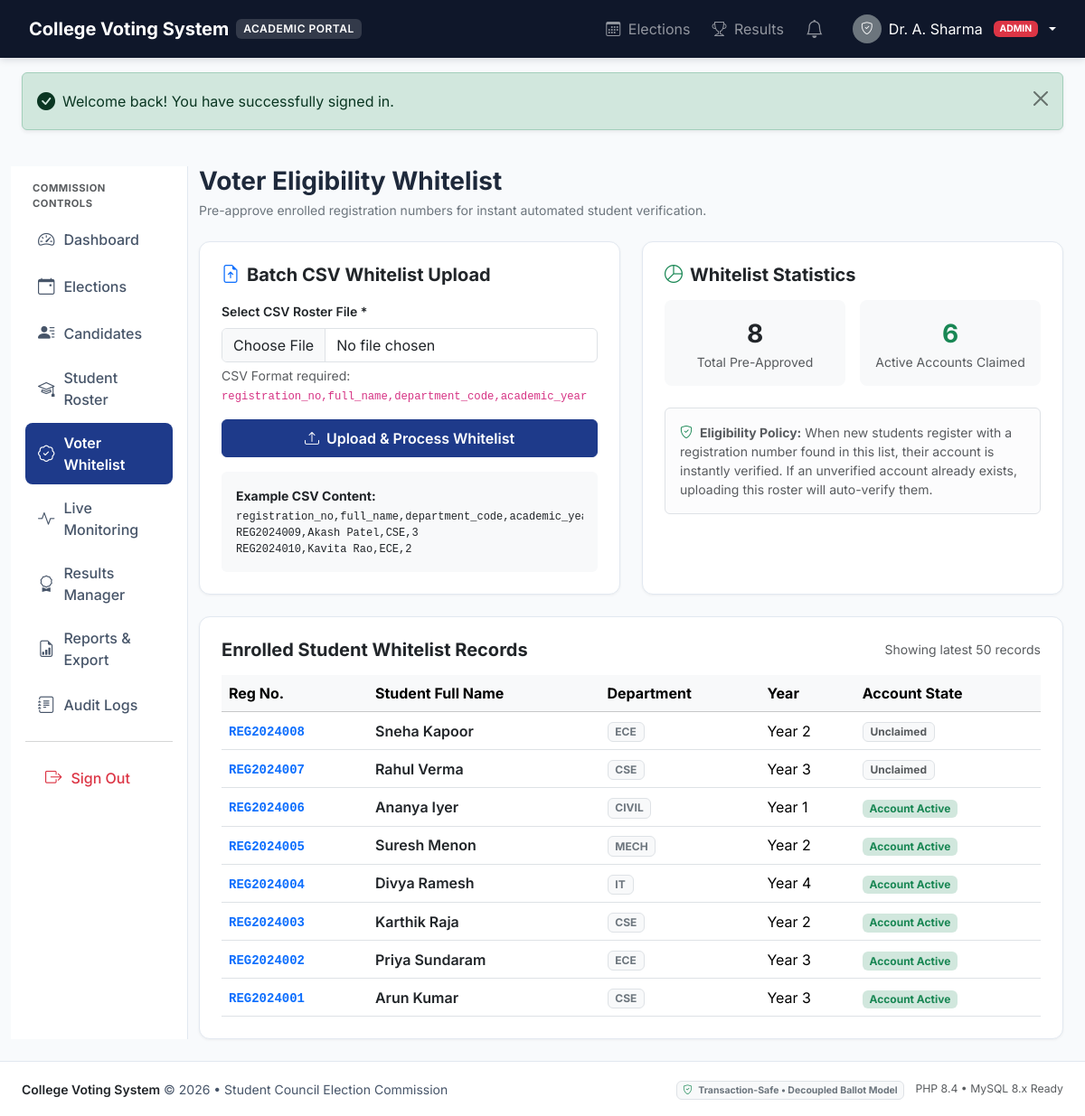
The page /admin/eligibility.php (signed in) on the database its author committed.
### tables this page shows
CREATE TABLE IF NOT EXISTS users (
    id INT AUTO_INCREMENT PRIMARY KEY,
    email VARCHAR(150) NOT NULL UNIQUE,
    password_hash VARCHAR(255) NOT NULL,
    role ENUM('admin', 'student') NOT NULL DEFAULT 'student',
    status ENUM('pending', 'active', 'suspended') NOT NULL DEFAULT 'pending',
    created_at DATETIME NOT NULL DEFAULT CURRENT_TIMESTAMP,
    updated_at DATETIME NOT NULL DEFAULT CURRENT_TIMESTAMP ON UPDATE CURRENT_TIMESTAMP,
    INDEX idx_user_role (role),
    INDEX idx_user_status (status)
);

CREATE TABLE IF NOT EXISTS whitelist_registration_numbers (
    id INT AUTO_INCREMENT PRIMARY KEY,
    registration_no VARCHAR(50) NOT NULL UNIQUE,
    full_name VARCHAR(100) NOT NULL,
    department_code VARCHAR(20) NOT NULL,
    academic_year INT NOT NULL,
    is_registered TINYINT(1) NOT NULL DEFAULT 0,
    created_at DATETIME NOT NULL DEFAULT CURRENT_TIMESTAMP
);

### app/includes/functions.php (called while the page is built, shortened)
<?php
function e(?string $value): string {
    return htmlspecialchars((string)($value ?? ''), ENT_QUOTES, 'UTF-8');
}
function get_flash(): ?array {
    if (!empty($_SESSION['flash'])) {
        $flash = $_SESSION['flash'];
        return $flash;
    }
    return null;
}
function base_url(string $path = ''): string {
    $scriptName = $_SERVER['SCRIPT_NAME'] ?? '';
    $base = rtrim(dirname($scriptName), '/\\');
    $trimmedPath = ltrim($path, '/');
    return ($base === '' || $base === '/') ? '/' . $trimmedPath : $base . '/' . $trimmedPath;
}

### app/includes/auth.php (called while the page is built, shortened)
<?php
require_once __DIR__ . '/../config/app.php';
require_once __DIR__ . '/functions.php';
class Auth {
    private static ?array $currentUser = null;
    public static function check(): bool {
        return !empty($_SESSION['user_id']);
    }
    public static function id(): ?int {
        return isset($_SESSION['user_id']) ? (int)$_SESSION['user_id'] : null;
    }
    public static function role(): ?string {
        return $_SESSION['user_role'] ?? null;
    }
    public static function isAdmin(): bool {
        return self::role() === 'admin';
    }
    public static function user(): ?array {
        if (self::$currentUser !== null) {
            return self::$currentUser;
        }
        $userId = self::id();
        $db = Database::getConnection();
        $stmt = $db->prepare("SELECT * FROM users WHERE id = ?");
        $stmt->execute([$userId]);
        $user = $stmt->fetch(PDO::FETCH_ASSOC);
        if ($user['role'] === 'student') {
            $stmtStud = $db->prepare("
                SELECT s.*, d.name AS department_name, d.code AS department_code
                FROM students s
                LEFT JOIN departments d ON s.department_id = d.id
                WHERE s.user_id = ?
            ");
            $stmtStud->execute([$userId]);
            $student = $stmtStud->fetch(PDO::FETCH_ASSOC);
            $user['student'] = $student ?: [];
        } elseif ($user['role'] === 'admin') {
            $stmtAdmin = $db->prepare("SELECT * FROM administrators WHERE user_id = ?");
            $stmtAdmin->execute([$userId]);
            $admin = $stmtAdmin->fetch(PDO::FETCH_ASSOC);
            $user['admin'] = $admin ?: [];
        }
        self::$currentUser = $user;
        return self::$currentUser;
    }
}

### admin/eligibility.php (the view, shortened to what this page needs)
<?php
require_once __DIR__ . '/../app/includes/csrf.php';
require_once __DIR__ . '/../app/includes/functions.php';
$db = Database::getConnection();
$currentUser = Auth::user();
$stmtWhitelist = $db->query("SELECT * FROM whitelist_registration_numbers ORDER BY id DESC LIMIT 50");
$whitelistItems = $stmtWhitelist->fetchAll(PDO::FETCH_ASSOC);
$totalWhitelisted = (int)($db->query("SELECT COUNT(*) AS cnt FROM whitelist_registration_numbers")->fetch(PDO::FETCH_ASSOC)['cnt'] ?? 0);
$totalRegisteredFromWhitelist = (int)($db->query("SELECT COUNT(*) AS cnt FROM whitelist_registration_numbers WHERE is_registered = 1")->fetch(PDO::FETCH_ASSOC)['cnt'] ?? 0);
require_once __DIR__ . '/../app/includes/header.php';
?>
<div class="container-fluid px-3 px-md-4 py-4">
    <div class="row g-4">
        <?php require_once __DIR__ . '/../app/includes/admin-sidebar.php'; ?>
        <div class="col-lg-9 col-xl-10">
            <div class="d-flex justify-content-between align-items-center mb-4">
                <div>
                    <h1 class="h3 fw-bold mb-1">Voter Eligibility Whitelist</h1>
                    <p class="text-secondary small mb-0">Pre-approve enrolled registration numbers for instant automated student verification.</p>
                </div>
            </div>
            <div class="row g-4 mb-4">
                <div class="col-lg-6">
                    <div class="card card-academic p-4 h-100">
                        <h5 class="fw-bold mb-3 d-flex align-items-center gap-2">
                            <i class="bi bi-file-earmark-arrow-up text-primary"></i> Batch CSV Whitelist Upload
                        </h5>
                        <form method="POST" action="<?= base_url('eligibility.php') ?>" enctype="multipart/form-data">
                            <div class="mb-3">
                                <label for="csv_file" class="form-label small fw-semibold">Select CSV Roster File *</label>
                                <input type="file" class="form-control" id="csv_file" name="csv_file" accept=".csv" required>
                                <div class="form-text small">
                                    CSV Format required: <code>registration_no,full_name,department_code,academic_year</code>
                                </div>
                            </div>
                            <button type="submit" class="btn btn-navy w-100 py-2 fw-semibold">
                                <i class="bi bi-upload me-1"></i> Upload & Process Whitelist
                            </button>
                        </form>
                        <div class="mt-3 p-3 bg-light rounded-2 small text-muted">
                            <div class="fw-bold text-dark mb-1">Example CSV Content:</div>
                            <pre class="mb-0 text-dark font-monospace" style="font-size: 0.75rem;">registration_no,full_name,department_code,academic_year
REG2024009,Akash Patel,CSE,3
REG2024010,Kavita Rao,ECE,2</pre>
                        </div>
                    </div>
                </div>
                <div class="col-lg-6">
                    <div class="card card-academic p-4 h-100">
                        <h5 class="fw-bold mb-3 d-flex align-items-center gap-2">
                            <i class="bi bi-pie-chart text-success"></i> Whitelist Statistics
                        </h5>
                        <div class="row g-3 mb-4">
                            <div class="col-6">
                                <div class="p-3 bg-light rounded-3 text-center">
                                    <div class="fs-3 fw-bold text-dark"><?= $totalWhitelisted ?></div>
                                    <div class="text-muted small">Total Pre-Approved</div>
                                </div>
                            </div>
                            <div class="col-6">
                                <div class="p-3 bg-light rounded-3 text-center">
                                    <div class="fs-3 fw-bold text-success"><?= $totalRegisteredFromWhitelist ?></div>
                                    <div class="text-muted small">Active Accounts Claimed</div>
                                </div>
                            </div>
                        </div>
                        <div class="alert alert-light border small text-muted mb-0">
                            <i class="bi bi-shield-check text-success me-1"></i>
                            <strong>Eligibility Policy:</strong> When new students register with a registration number found in this list, their account is instantly verified. If an unverified account already exists, uploading this roster will auto-verify them.
                        </div>
                    </div>
                </div>
            </div>
            <div class="card card-academic p-4">
                <div class="d-flex justify-content-between align-items-center mb-3">
                    <h5 class="fw-bold mb-0">Enrolled Student Whitelist Records</h5>
                    <span class="text-muted small">Showing latest 50 records</span>
                </div>
                <div class="table-responsive">
                    <table class="table table-hover align-middle mb-0">
                        <thead class="table-light">
                            <tr>
                                <th>Reg No.</th>
                                <th>Student Full Name</th>
                                <th>Department</th>
                                <th>Year</th>
                                <th>Account State</th>
                            </tr>
                        </thead>
                        <tbody>
                            <?php foreach ($whitelistItems as $item): ?>
                                <tr>
                                    <td><code class="text-primary fw-bold"><?= e($item['registration_no']) ?></code></td>
                                    <td class="fw-semibold text-dark"><?= e($item['full_name']) ?></td>
                                    <td><span class="badge bg-light text-secondary border"><?= e($item['department_code']) ?></span></td>
                                    <td>Year <?= (int)$item['academic_year'] ?></td>
                                    <td>
                                        <?php if ($item['is_registered']): ?>
                                            <span class="badge bg-success-subtle text-success">Account Active</span>
                                        <?php else: ?>
                                            <span class="badge bg-light text-muted border">Unclaimed</span>
                                        <?php endif; ?>
                                    </td>
                                </tr>
                            <?php endforeach; ?>
                        </tbody>
                    </table>
                </div>
            </div>
        </div>
    </div>
</div>
<?php require_once __DIR__ . '/../app/includes/footer.php'; ?>

### app/includes/header.php (shortened to what this page needs)
<?php
require_once __DIR__ . '/auth.php';
require_once __DIR__ . '/functions.php';
$currentUser = Auth::user();
$isLoggedIn = Auth::check();
$isAdmin = Auth::isAdmin();
$flash = get_flash();
?>
<!DOCTYPE html>
<html lang="en">
<head>
    <link href="https://cdn.jsdelivr.net/npm/bootstrap@5.3.3/dist/css/bootstrap.min.css" rel="stylesheet">
    <link href="https://cdn.jsdelivr.net/npm/bootstrap-icons@1.11.3/font/bootstrap-icons.css" rel="stylesheet">
    <link href="<?= base_url('assets/css/style.css') ?>" rel="stylesheet">
</head>
<body>
<nav class="navbar navbar-expand-lg navbar-dark app-navbar py-2 sticky-top">
    <div class="container-fluid px-3 px-md-4">
        <a class="navbar-brand d-flex align-items-center gap-2 fw-bold" href="<?= base_url('index.php') ?>">
            <span>College Voting System</span>
            <span class="navbar-brand-badge d-none d-sm-inline-block">Academic Portal</span>
        </a>
        <div class="collapse navbar-collapse" id="appNav">
            <ul class="navbar-nav ms-auto align-items-center gap-1 gap-lg-2">
                <li class="nav-item">
                    <a class="nav-link" href="<?= base_url('elections.php') ?>"><i class="bi bi-calendar3 me-1"></i> Elections</a>
                </li>
                <li class="nav-item">
                    <a class="nav-link" href="<?= base_url('results.php') ?>"><i class="bi bi-trophy me-1"></i> Results</a>
                </li>
                <?php if ($isLoggedIn): ?>
                    <li class="nav-item">
                        <a class="nav-link position-relative px-2" href="<?= base_url('notifications.php') ?>" title="Notifications">
                            <i class="bi bi-bell fs-5"></i>
                        </a>
                    </li>
                    <li class="nav-item dropdown ms-lg-2">
                        <a class="nav-link dropdown-toggle d-flex align-items-center gap-2 text-white" href="#" role="button" data-bs-toggle="dropdown">
                            <div class="rounded-circle bg-secondary text-white d-flex align-items-center justify-content-center" style="width: 32px; height: 32px; font-size: 0.85rem;">
                                <i class="bi <?= $isAdmin ? 'bi-shield-check' : 'bi-person-fill' ?>"></i>
                            </div>
                            <span class="d-none d-md-inline"><?= e($currentUser['admin']['full_name'] ?? $currentUser['student']['full_name'] ?? $currentUser['email']) ?></span>
                            <span class="badge bg-<?= $isAdmin ? 'danger' : 'primary' ?> text-uppercase ms-1" style="font-size: 0.65rem;">
                                <?= e($currentUser['role']) ?>
                            </span>
                        </a>
                    </li>
                <?php endif; ?>
            </ul>
        </div>
    </div>
</nav>
<?php if ($flash): ?>
    <div class="container-fluid px-3 px-md-4 mt-3">
        <div class="alert alert-<?= e($flash['type']) ?> alert-dismissible fade show shadow-sm" role="alert">
            <div class="d-flex align-items-center gap-2">
                <i class="bi <?= $flash['type'] === 'success' ? 'bi-check-circle-fill' : ($flash['type'] === 'danger' ? 'bi-exclamation-octagon-fill' : 'bi-info-circle-fill') ?> fs-5"></i>
                <div><?= e($flash['message']) ?></div>
            </div>
            <button type="button" class="btn-close" data-bs-dismiss="alert" aria-label="Close"></button>
        </div>
    </div>
<?php endif; ?>

### public/assets/css/style.css (style rules this page uses)
:root { --primary-navy: #1e3a8a; --primary-dark: #0f172a; --primary-hover: #1e40af; --secondary-slate: #475569; --bg-light: #f8fafc; --surface-card: #ffffff; --success-green: #10b981; --danger-rose: #e11d48; --warning-amber: #f59e0b; --border-subtle: #e2e8f0; --font-sans: 'Inter', system-ui, -apple-system, BlinkMacSystemFont, "Segoe UI", Roboto, sans-serif; }
body { background-color: var(--bg-light); color: #1e293b; font-family: var(--font-sans); min-height: 100vh; display: flex; flex-direction: column; }
.app-navbar { background-color: var(--primary-dark); box-shadow: 0 2px 8px rgba(15, 23, 42, 0.15); }
.navbar-brand-badge { background-color: rgba(255, 255, 255, 0.15); border-radius: 6px; padding: 2px 8px; font-size: 0.75rem; font-weight: 600; letter-spacing: 0.5px; text-transform: uppercase; }
.card-academic { background: var(--surface-card); border: 1px solid var(--border-subtle); border-radius: 12px; box-shadow: 0 1px 3px rgba(0, 0, 0, 0.05); transition: transform 0.15s ease, box-shadow 0.15s ease; }
.btn-navy { background-color: var(--primary-navy); border-color: var(--primary-navy); color: #ffffff; }

### rows shown on the page
users: role "ADMIN"
whitelist_registration_numbers: registration_no "REG2024008", full_name "Sneha Kapoor", department_code "ECE", academic_year "2", is_registered "Unclaimed"
whitelist_registration_numbers: registration_no "REG2024007", full_name "Rahul Verma", department_code "CSE", academic_year "3", is_registered "Unclaimed"
whitelist_registration_numbers: registration_no "REG2024006", full_name "Ananya Iyer", department_code "CIVIL", academic_year "1", is_registered "Account Active"
whitelist_registration_numbers: registration_no "REG2024005", full_name "Suresh Menon", department_code "MECH", academic_year "2", is_registered "Account Active"
whitelist_registration_numbers: registration_no "REG2024004", full_name "Divya Ramesh", department_code "IT", academic_year "4", is_registered "Account Active"
whitelist_registration_numbers: registration_no "REG2024003", full_name "Karthik Raja", department_code "CSE", academic_year "2", is_registered "Account Active"
whitelist_registration_numbers: registration_no "REG2024002", full_name "Priya Sundaram", department_code "ECE", academic_year "3", is_registered "Account Active"
whitelist_registration_numbers: registration_no "REG2024001", full_name "Arun Kumar", department_code "CSE", academic_year "3", is_registered "Account Active"

### other values the page prints
$currentUser['admin']['full_name'] "Dr. A. Sharma"
$flash['message'] "Welcome back! You have successfully signed in."
$totalWhitelisted "8"
$totalRegisteredFromWhitelist "6"
PHP_MAJOR_VERSION "8"
PHP_MINOR_VERSION "4"
